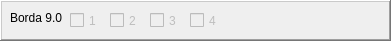
      <widget class="QFrame" name="frame_25">
       <property name="geometry">
        <rect>
         <x>5</x>
         <y>400</y>
         <width>391</width>
         <height>41</height>
        </rect>
       </property>
       <property name="frameShape">
        <enum>QFrame::WinPanel</enum>
       </property>
       <property name="frameShadow">
        <enum>QFrame::Raised</enum>
       </property>
       <widget class="QCheckBox" name="cb901">
        <property name="enabled">
         <bool>false</bool>
        </property>
        <property name="geometry">
         <rect>
          <x>70</x>
          <y>10</y>
          <width>41</width>
          <height>21</height>
         </rect>
        </property>
        <property name="text">
         <string>1</string>
        </property>
       </widget>
       <widget class="QCheckBox" name="cb902">
        <property name="enabled">
         <bool>false</bool>
        </property>
        <property name="geometry">
         <rect>
          <x>110</x>
          <y>10</y>
          <width>41</width>
          <height>21</height>
         </rect>
        </property>
        <property name="text">
         <string>2</string>
        </property>
       </widget>
       <widget class="QLabel" name="label_30">
        <property name="geometry">
         <rect>
          <x>10</x>
          <y>10</y>
          <width>58</width>
          <height>16</height>
         </rect>
        </property>
        <property name="text">
         <string>Borda 9.0</string>
        </property>
       </widget>
       <widget class="QCheckBox" name="cb903">
        <property name="enabled">
         <bool>false</bool>
        </property>
        <property name="geometry">
         <rect>
          <x>150</x>
          <y>10</y>
          <width>41</width>
          <height>21</height>
         </rect>
        </property>
        <property name="text">
         <string>3</string>
        </property>
       </widget>
       <widget class="QCheckBox" name="cb904">
        <property name="enabled">
         <bool>false</bool>
        </property>
        <property name="geometry">
         <rect>
          <x>190</x>
          <y>10</y>
          <width>41</width>
          <height>21</height>
         </rect>
        </property>
        <property name="text">
         <string>4</string>
        </property>
       </widget>
      </widget>
